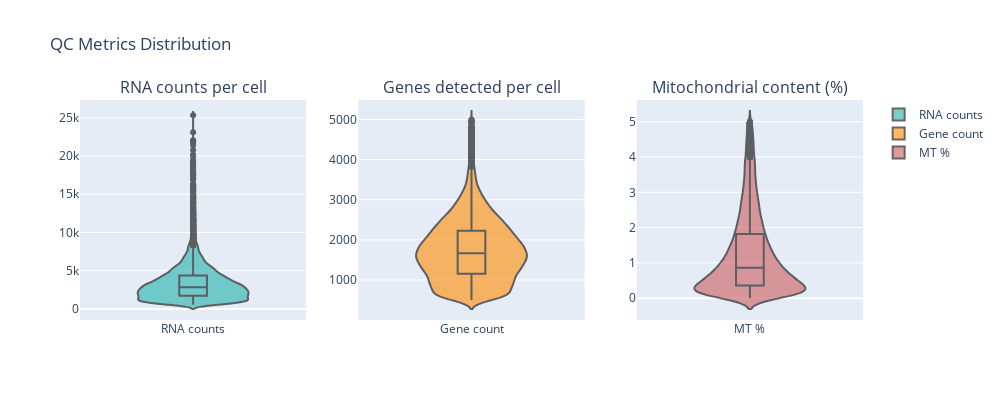
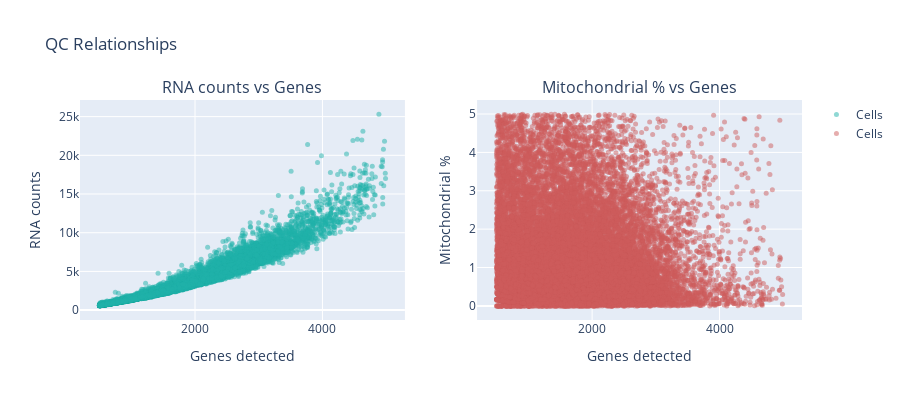
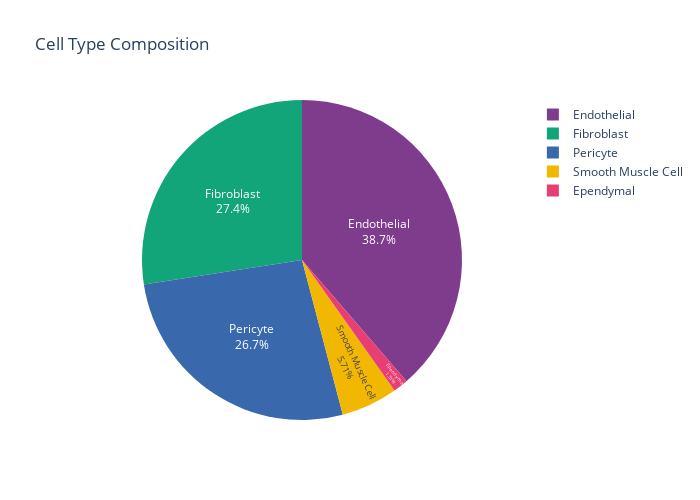
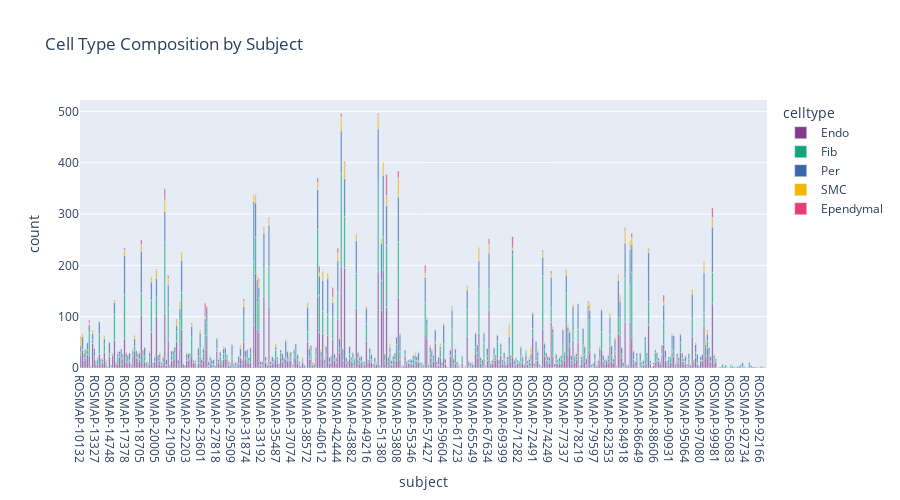

Write notebook code for charts like these, in order.
### Code cell
adata_hvg = run_scRNA_analysis(adata, scRNA_meta)

### Figure 1 — Plotly figure (JSON) as saved in the notebook; plotly's stock layout.template omitted (floating-point values rounded to 4 significant figures; data arrays with more than 128 entries replaced by an {"elided": "..."} marker saying what was removed)
{"data": [{"box": {"visible": true}, "fillcolor": "lightseagreen", "line": {"color": "black"}, "name": "RNA counts", "opacity": 0.6, "type": "violin", "xaxis": "x", "y": {"elided": "22514 float values"}, "yaxis": "y"}, {"box": {"visible": true}, "fillcolor": "darkorange", "line": {"color": "black"}, "name": "Gene count", "opacity": 0.6, "type": "violin", "xaxis": "x2", "y": {"elided": "22514 int values"}, "yaxis": "y2"}, {"box": {"visible": true}, "fillcolor": "indianred", "line": {"color": "black"}, "name": "MT %", "opacity": 0.6, "type": "violin", "xaxis": "x3", "y": {"elided": "22514 float values"}, "yaxis": "y3"}], "layout": {"annotations": [{"font": {"size": 16}, "showarrow": false, "text": "RNA counts per cell", "x": 0.1444, "xanchor": "center", "xref": "paper", "y": 1, "yanchor": "bottom", "yref": "paper"}, {"font": {"size": 16}, "showarrow": false, "text": "Genes detected per cell", "x": 0.5, "xanchor": "center", "xref": "paper", "y": 1, "yanchor": "bottom", "yref": "paper"}, {"font": {"size": 16}, "showarrow": false, "text": "Mitochondrial content (%)", "x": 0.8556, "xanchor": "center", "xref": "paper", "y": 1, "yanchor": "bottom", "yref": "paper"}], "height": 400, "title": {"text": "QC Metrics Distribution"}, "width": 1000, "xaxis": {"anchor": "y", "domain": [0, 0.2889]}, "xaxis2": {"anchor": "y2", "domain": [0.3556, 0.6444]}, "xaxis3": {"anchor": "y3", "domain": [0.7111, 1]}, "yaxis": {"anchor": "x", "domain": [0, 1]}, "yaxis2": {"anchor": "x2", "domain": [0, 1]}, "yaxis3": {"anchor": "x3", "domain": [0, 1]}}}

### Figure 2 — Plotly figure (JSON) as saved in the notebook; plotly's stock layout.template omitted (floating-point values rounded to 4 significant figures; data arrays with more than 128 entries replaced by an {"elided": "..."} marker saying what was removed)
{"data": [{"marker": {"color": "lightseagreen", "opacity": 0.5, "size": 5}, "mode": "markers", "name": "Cells", "type": "scatter", "x": {"elided": "22514 int values"}, "xaxis": "x", "y": {"elided": "22514 float values"}, "yaxis": "y"}, {"marker": {"color": "indianred", "opacity": 0.5, "size": 5}, "mode": "markers", "name": "Cells", "type": "scatter", "x": {"elided": "22514 int values"}, "xaxis": "x2", "y": {"elided": "22514 float values"}, "yaxis": "y2"}], "layout": {"annotations": [{"font": {"size": 16}, "showarrow": false, "text": "RNA counts vs Genes", "x": 0.225, "xanchor": "center", "xref": "paper", "y": 1, "yanchor": "bottom", "yref": "paper"}, {"font": {"size": 16}, "showarrow": false, "text": "Mitochondrial % vs Genes", "x": 0.775, "xanchor": "center", "xref": "paper", "y": 1, "yanchor": "bottom", "yref": "paper"}], "height": 400, "title": {"text": "QC Relationships"}, "width": 900, "xaxis": {"anchor": "y", "domain": [0, 0.45], "title": {"text": "Genes detected"}}, "xaxis2": {"anchor": "y2", "domain": [0.55, 1], "title": {"text": "Genes detected"}}, "yaxis": {"anchor": "x", "domain": [0, 1], "title": {"text": "RNA counts"}}, "yaxis2": {"anchor": "x2", "domain": [0, 1], "title": {"text": "Mitochondrial %"}}}}

### Figure 3 — Plotly figure (JSON) as saved in the notebook; plotly's stock layout.template omitted (floating-point values rounded to 4 significant figures)
{"data": [{"domain": {"x": [0, 1], "y": [0, 1]}, "hovertemplate": "celltype=%{label}<br>count=%{value}<extra></extra>", "labels": ["Endothelial", "Fibroblast", "Pericyte", "Smooth Muscle Cell", "Ependymal"], "legendgroup": "", "name": "", "showlegend": true, "textinfo": "percent+label", "textposition": "inside", "type": "pie", "values": [8706, 6178, 6004, 1286, 340]}], "layout": {"height": 500, "legend": {"tracegroupgap": 0}, "piecolorway": ["rgb(127, 60, 141)", "rgb(17, 165, 121)", "rgb(57, 105, 172)", "rgb(242, 183, 1)", "rgb(231, 63, 116)", "rgb(128, 186, 90)", "rgb(230, 131, 16)", "rgb(0, 134, 149)", "rgb(207, 28, 144)", "rgb(249, 123, 114)", "rgb(165, 170, 153)"], "title": {"text": "Cell Type Composition"}, "width": 700}}

### Figure 4 — Plotly figure (JSON) as saved in the notebook; plotly's stock layout.template omitted (floating-point values rounded to 4 significant figures; data arrays with more than 128 entries replaced by an {"elided": "..."} marker saying what was removed)
{"data": [{"hovertemplate": "celltype=Endo<br>subject=%{x}<br>count=%{y}<extra></extra>", "legendgroup": "Endo", "marker": {"color": "rgb(127, 60, 141)", "pattern": {"shape": ""}}, "name": "Endo", "orientation": "v", "showlegend": true, "textposition": "auto", "type": "bar", "x": {"elided": "379 str values"}, "xaxis": "x", "y": {"elided": "379 int values"}, "yaxis": "y"}, {"hovertemplate": "celltype=Fib<br>subject=%{x}<br>count=%{y}<extra></extra>", "legendgroup": "Fib", "marker": {"color": "rgb(17, 165, 121)", "pattern": {"shape": ""}}, "name": "Fib", "orientation": "v", "showlegend": true, "textposition": "auto", "type": "bar", "x": {"elided": "383 str values"}, "xaxis": "x", "y": {"elided": "383 int values"}, "yaxis": "y"}, {"hovertemplate": "celltype=Per<br>subject=%{x}<br>count=%{y}<extra></extra>", "legendgroup": "Per", "marker": {"color": "rgb(57, 105, 172)", "pattern": {"shape": ""}}, "name": "Per", "orientation": "v", "showlegend": true, "textposition": "auto", "type": "bar", "x": {"elided": "375 str values"}, "xaxis": "x", "y": {"elided": "375 int values"}, "yaxis": "y"}, {"hovertemplate": "celltype=SMC<br>subject=%{x}<br>count=%{y}<extra></extra>", "legendgroup": "SMC", "marker": {"color": "rgb(242, 183, 1)", "pattern": {"shape": ""}}, "name": "SMC", "orientation": "v", "showlegend": true, "textposition": "auto", "type": "bar", "x": {"elided": "264 str values"}, "xaxis": "x", "y": {"elided": "264 int values"}, "yaxis": "y"}, {"hovertemplate": "celltype=Ependymal<br>subject=%{x}<br>count=%{y}<extra></extra>", "legendgroup": "Ependymal", "marker": {"color": "rgb(231, 63, 116)", "pattern": {"shape": ""}}, "name": "Ependymal", "orientation": "v", "showlegend": true, "textposition": "auto", "type": "bar", "x": ["ROSMAP-12311", "ROSMAP-15253", "ROSMAP-17199", "ROSMAP-17378", "ROSMAP-18705", "ROSMAP-20005", "ROSMAP-20769", "ROSMAP-20815", "ROSMAP-21366", "ROSMAP-21570", "ROSMAP-23972", "ROSMAP-27907", "ROSMAP-28539", "ROSMAP-31670", "ROSMAP-32462", "ROSMAP-32550", "ROSMAP-32686", "ROSMAP-32826", "ROSMAP-33422", "ROSMAP-34449", "ROSMAP-40248", "ROSMAP-40301", "ROSMAP-41333", "ROSMAP-42444", "ROSMAP-42915", "ROSMAP-42986", "ROSMAP-43150", "ROSMAP-44788", "ROSMAP-50941", "ROSMAP-52212", "ROSMAP-53306", "ROSMAP-53808", "ROSMAP-55398", "ROSMAP-56207", "ROSMAP-57111", "ROSMAP-61304", "ROSMAP-62539", "ROSMAP-65967", "ROSMAP-67634", "ROSMAP-70868", "ROSMAP-73538", "ROSMAP-74690", "ROSMAP-78953", "ROSMAP-84918", "ROSMAP-86126", "ROSMAP-90149", "ROSMAP-99419", "ROSMAP-99585"], "xaxis": "x", "y": [5, 3, 4, 1, 10, 1, 21, 5, 3, 2, 25, 1, 1, 4, 1, 1, 1, 5, 2, 2, 8, 13, 19, 10, 7, 1, 3, 1, 3, 41, 2, 14, 1, 1, 15, 1, 1, 1, 11, 22, 3, 5, 3, 3, 9, 13, 19, 1], "yaxis": "y"}], "layout": {"barmode": "relative", "height": 500, "legend": {"title": {"text": "celltype"}, "tracegroupgap": 0}, "title": {"text": "Cell Type Composition by Subject"}, "width": 900, "xaxis": {"anchor": "y", "domain": [0, 1], "title": {"text": "subject"}}, "yaxis": {"anchor": "x", "domain": [0, 1], "title": {"text": "count"}}}}
